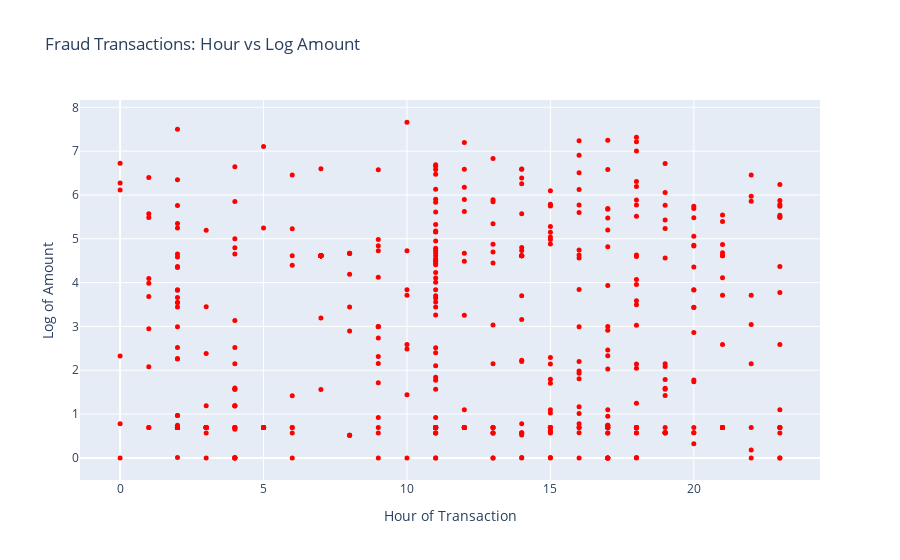

Source (notebook cell):
### Markdown cell above
Green bars = Normal transactions

Red bars = Fraudulent transactions

This will help us visualize whether fraud transactions occur more frequently at lower amounts or higher amounts.

### Code cell
## Step 7: Hour vs Amount (Scatter Plot for Fraud)

# Create scatter plot: Hour vs Log_Amount for fraud transactions
fraud = df[df['Class'] == 1].copy()
fraud['Hour'] = fraud['Time'].apply(lambda x: int(x // 3600) % 24)

fig = px.scatter(
    fraud,
    x='Hour',
    y='Log_Amount',
    title='Fraud Transactions: Hour vs Log Amount',
    labels={'Hour': 'Hour of Transaction', 'Log_Amount': 'Log of Amount'},
    color_discrete_sequence=['red']
)
fig.update_traces(marker=dict(size=5))
fig.show()

### Figure 1 — Plotly figure (JSON) as saved in the notebook; plotly's stock layout.template omitted (floating-point values rounded to 4 significant figures; data arrays with more than 128 entries replaced by an {"elided": "..."} marker saying what was removed)
{"data": [{"hovertemplate": "Hour of Transaction=%{x}<br>Log of Amount=%{y}<extra></extra>", "legendgroup": "", "marker": {"color": "red", "size": 5, "symbol": "circle"}, "mode": "markers", "name": "", "orientation": "v", "showlegend": false, "type": "scatter", "x": {"elided": "473 int values"}, "xaxis": "x", "y": {"elided": "473 float values"}, "yaxis": "y"}], "layout": {"legend": {"tracegroupgap": 0}, "title": {"text": "Fraud Transactions: Hour vs Log Amount"}, "xaxis": {"anchor": "y", "domain": [0, 1], "title": {"text": "Hour of Transaction"}}, "yaxis": {"anchor": "x", "domain": [0, 1], "title": {"text": "Log of Amount"}}}}
